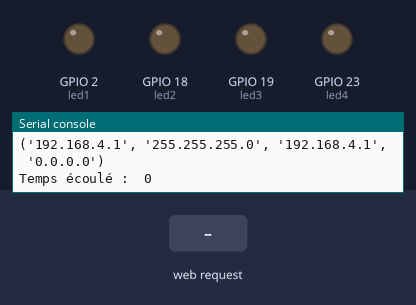
A program run on a simulated ESP32 board running MicroPython. Parts: output pins drawn as LEDs (lit = HIGH), the last lines printed to the serial console. The inputs (shaded band) are chosen by the test bench. The board's own WiFi access point starts at once; threads take turns every 2 ms.

Above: at 1.2 s.
1.3 s: HTTP request GET /?led1=on received
At 1.6 s:
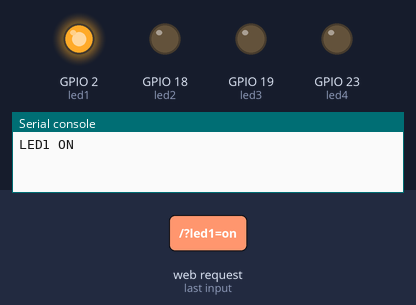
2.8 s: HTTP request GET /?led2=on received
At 3.9 s:
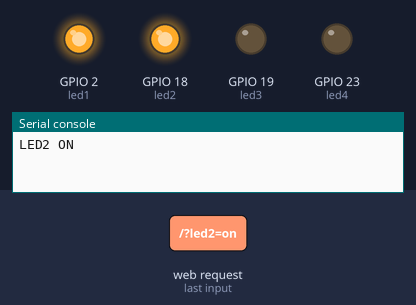
4.3 s: HTTP request GET /?led1=off received
At 5.1 s:
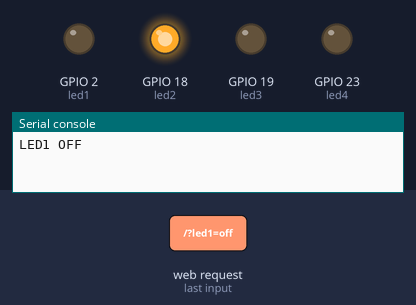
5.8 s: HTTP request GET /?led3=on received
At 6.2 s:
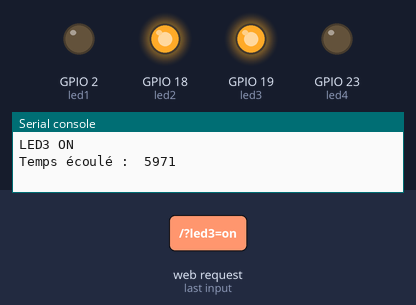
7.3 s: HTTP request GET /?led2=off received
At 8.5 s:
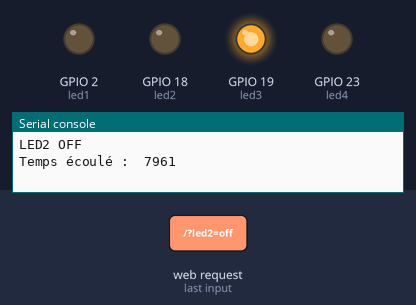
8.8 s: HTTP request GET /?led4=on received
At 9.7 s:
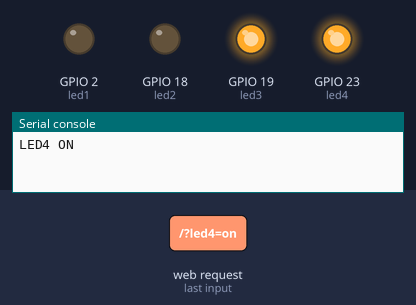
Timing chart, 0 to 11.3 s (numbered marks = the images above; inputs shaded):
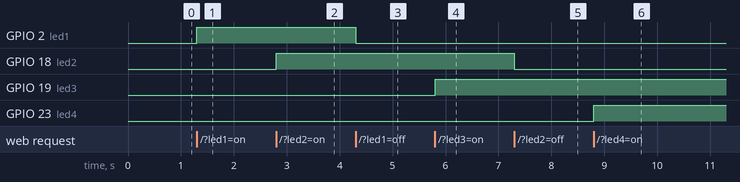

Measured:
- after the input at 1.3 s, GPIO 2 (led1): LOW → HIGH at once
- after the input at 2.8 s, GPIO 18 (led2): LOW → HIGH at once
- after the input at 4.3 s, GPIO 2 (led1): HIGH → LOW at once
- after the input at 5.8 s, GPIO 19 (led3): LOW → HIGH at once
- after the input at 7.3 s, GPIO 18 (led2): HIGH → LOW at once
- after the input at 8.8 s, GPIO 23 (led4): LOW → HIGH at once

The program:

Access_Point.py
```python
import _thread
from machine import Pin
import time
led1 = Pin(2, Pin.OUT) # 2
led2 = Pin(18, Pin.OUT)
led3 = Pin(19, Pin.OUT)
led4 = Pin(23, Pin.OUT)
try:
  import usocket as socket
except:
  import socket

import network

import esp
esp.osdebug(None)

import gc
gc.collect()

ssid = 'Acces-Point-ESP32'
password = '123123'

ap = network.WLAN(network.AP_IF)
ap.active(True)
ap.config(essid=ssid, password=password)
#ap.config(essid=ssid,authmode=network.AUTH_WPA_WPA2_PSK, password=password)

while ap.active() == False:
  pass

print('Connection successful')
print(ap.ifconfig())

#def web_page():
#  html = """<html><head><meta name="viewport" content="width=device-width, initial-scale=1"></head>
#  <body><h1>ESP 32 ENIM Access Point !</h1></body></html>"""
#  return html

def web_page():
  html = """<html><head><meta name="viewport" content="width=device-width, initial-scale=1"></head>
  <body><h1>ESP 32 ENIM Access Point !</h1>
  <p>
  <a href=\"?led1=on\"><button1>LED1 ON</button1></a>&nbsp;
  <a href=\"?led1=off\"><button1>LED1 OFF</button1></a>
  </p><p>
  <a href=\"?led2=on\"><button2>LED2 ON</button2></a>&nbsp;
  <a href=\"?led2=off\"><button2>LED2 OFF</button2></a>
  </p><p>
  <a href=\"?led3=on\"><button3>LED13 ON</button3></a>&nbsp;
  <a href=\"?led3=off\"><button3>LED3 OFF</button3></a>
  </p><p>
  <a href=\"?led4=on\"><button4>LED4 ON</button4></a>&nbsp;
  <a href=\"?led4=off\"><button4>LED4 OFF</button4></a>
  </p>
  </body></html>"""
  return html

#def web_page():
#  if led1.value() == 1:
#    led1_state = 'checked'
#  else:
#    led1_state = ""
#  html = """<html><head><meta name="viewport" content="width=device-width, initial-scale=1"><style>
#  body{max-width: 300px; margin: 0px auto;}
#  .switch{position:relative;display:inline-block;width:120px;height:68px}.switch input{display:LED1}
#  .switch{position:relative;display:inline-block;width:120px;height:68px}.switch input{display:LED2}
#  .slider{position:absolute;top:0;left:0;right:0;bottom:0;background-color:#ccc;border-radius:34px}
#  .slider:before{position:absolute;content:"";height:52px;width:52px;left:8px;bottom:8px;background-color:#fff;-webkit-transition:.4s;transition:.4s;border-radius:68px}
#  input:checked+.slider{background-color:#2196F3}
#  input:checked+.slider:before{-webkit-transform:translateX(52px);-ms-transform:translateX(52px);transform:translateX(52px)}
#  </style><script>function toggleCheckbox(element) { var xhr = new XMLHttpRequest(); if(element.checked){ xhr.open("GET", "/?led1=on", true); }
#  else { xhr.open("GET", "/?led1=off", true); } xhr.send(); }</script></head><body>
#  <h1>ESP ENIM ACCESS POINT !</h1><label class="switch"><input type="checkbox" onchange="toggleCheckbox(this)" %s><span class="slider">
#  </span></label></body></html>""" % (led1_state)
#  return html

s = socket.socket(socket.AF_INET, socket.SOCK_STREAM)
s.bind(('', 80))
s.listen(5)

#while True:
#  conn, addr = s.accept()
#  print('Got a connection from %s' % str(addr))
#  request = conn.recv(1024)
#  print('Content = %s' % str(request))
#  response = web_page()+'<h1>Connecte a : <br>Adresse IP, numero de port : <br>' + str(addr)+'</h1>'
#  conn.send('HTTP/1.1 200 OK\n')
#  conn.send('Content-Type: text/html\n')
#  conn.send('Connnection: close\n\n')
#  conn.send(response)
#  conn.close()
allumage = 0
start = time.ticks_ms()

def serveur():
    while True:
      conn, addr = s.accept()
      print('Got a connection from %s' % str(addr))
      request = conn.recv(1024)
      request = str(request)
      print('Content = %s' % request)
      led1_on = request.find('/?led1=on')
      led1_off = request.find('/?led1=off')
      led2_on = request.find('/?led2=on')
      led2_off = request.find('/?led2=off')
      led3_on = request.find('/?led3=on')
      led3_off = request.find('/?led3=off')
      led4_on = request.find('/?led4=on')
      led4_off = request.find('/?led4=off')

      if led1_on == 6:
        print('LED1 ON')
        led1.value(1)

      if led1_off == 6:
        print('LED1 OFF')
        led1.value(0)

      if led2_on == 6:
        print('LED2 ON')
        led2.value(1)

      if led2_off == 6:
        print('LED2 OFF')
        led2.value(0)

      if led3_on == 6:
        print('LED3 ON')
        led3.value(1)

      if led3_off == 6:
        print('LED3 OFF')
        led3.value(0)

      if led4_on == 6:
        print('LED4 ON')
        led4.value(1)

      if led4_off == 6:
        print('LED4 OFF')
        led4.value(0)

      response = web_page()
      conn.send('HTTP/1.1 200 OK\n')
      conn.send('Content-Type: text/html\n')
      conn.send('Connection: close\n\n')
      conn.sendall(response)
      conn.close()

def temps():
  while True:
    print("Temps écoulé : ",time.ticks_ms() - start)
    time.sleep(1.990)

_thread.start_new_thread(serveur, ())
_thread.start_new_thread(temps, ())
```
